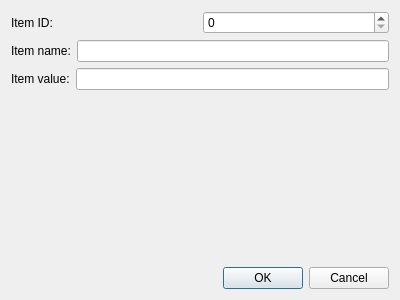
<?xml version="1.0" encoding="UTF-8"?>
<ui version="4.0">
 <class>ItemEdit</class>
 <widget class="QDialog" name="ItemEdit">
  <property name="geometry">
   <rect>
    <x>0</x>
    <y>0</y>
    <width>400</width>
    <height>300</height>
   </rect>
  </property>
  <property name="windowTitle">
   <string>Item edit</string>
  </property>
  <layout class="QVBoxLayout" name="verticalLayout">
   <item>
    <layout class="QHBoxLayout" name="horlayID">
     <item>
      <widget class="QLabel" name="labelID">
       <property name="text">
        <string>Item ID:</string>
       </property>
      </widget>
     </item>
     <item>
      <widget class="QSpinBox" name="spinID">
       <property name="maximum">
        <number>1000000</number>
       </property>
      </widget>
     </item>
    </layout>
   </item>
   <item>
    <layout class="QHBoxLayout" name="horlayName">
     <item>
      <widget class="QLabel" name="labelName">
       <property name="text">
        <string>Item name:</string>
       </property>
      </widget>
     </item>
     <item>
      <widget class="QLineEdit" name="lineName"/>
     </item>
    </layout>
   </item>
   <item>
    <layout class="QHBoxLayout" name="horlayValue">
     <item>
      <widget class="QLabel" name="labelValue">
       <property name="text">
        <string>Item value:</string>
       </property>
      </widget>
     </item>
     <item>
      <widget class="QLineEdit" name="lineValue"/>
     </item>
    </layout>
   </item>
   <item>
    <spacer name="verticalSpacer">
     <property name="orientation">
      <enum>Qt::Vertical</enum>
     </property>
     <property name="sizeHint" stdset="0">
      <size>
       <width>20</width>
       <height>40</height>
      </size>
     </property>
    </spacer>
   </item>
   <item>
    <layout class="QHBoxLayout" name="horlayOkCancel">
     <item>
      <spacer name="horizontalSpacer">
       <property name="orientation">
        <enum>Qt::Horizontal</enum>
       </property>
       <property name="sizeHint" stdset="0">
        <size>
         <width>40</width>
         <height>20</height>
        </size>
       </property>
      </spacer>
     </item>
     <item>
      <widget class="QPushButton" name="pushOK">
       <property name="text">
        <string>OK</string>
       </property>
       <property name="default">
        <bool>true</bool>
       </property>
      </widget>
     </item>
     <item>
      <widget class="QPushButton" name="pushCancel">
       <property name="text">
        <string>Cancel</string>
       </property>
      </widget>
     </item>
    </layout>
   </item>
  </layout>
 </widget>
 <tabstops>
  <tabstop>spinID</tabstop>
  <tabstop>lineName</tabstop>
  <tabstop>lineValue</tabstop>
  <tabstop>pushOK</tabstop>
  <tabstop>pushCancel</tabstop>
 </tabstops>
 <resources/>
 <connections>
  <connection>
   <sender>pushOK</sender>
   <signal>clicked()</signal>
   <receiver>ItemEdit</receiver>
   <slot>accept()</slot>
   <hints>
    <hint type="sourcelabel">
     <x>271</x>
     <y>278</y>
    </hint>
    <hint type="destinationlabel">
     <x>199</x>
     <y>149</y>
    </hint>
   </hints>
  </connection>
  <connection>
   <sender>pushCancel</sender>
   <signal>clicked()</signal>
   <receiver>ItemEdit</receiver>
   <slot>reject()</slot>
   <hints>
    <hint type="sourcelabel">
     <x>352</x>
     <y>278</y>
    </hint>
    <hint type="destinationlabel">
     <x>199</x>
     <y>149</y>
    </hint>
   </hints>
  </connection>
 </connections>
</ui>
